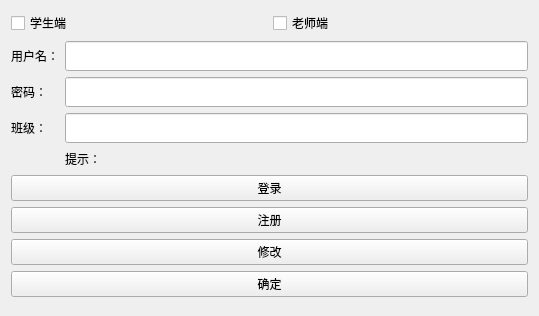
<?xml version="1.0" encoding="UTF-8"?>
<ui version="4.0">
 <class>MathLabLoginWidget</class>
 <widget class="QWidget" name="MathLabLoginWidget">
  <property name="geometry">
   <rect>
    <x>0</x>
    <y>0</y>
    <width>539</width>
    <height>316</height>
   </rect>
  </property>
  <property name="windowTitle">
   <string>MathLabLoginWidget</string>
  </property>
  <layout class="QGridLayout" name="gridLayout">
   <item row="3" column="0">
    <widget class="QLabel" name="label_Class">
     <property name="minimumSize">
      <size>
       <width>0</width>
       <height>30</height>
      </size>
     </property>
     <property name="text">
      <string>班级：</string>
     </property>
    </widget>
   </item>
   <item row="3" column="1">
    <widget class="QLineEdit" name="lineEdit_Class">
     <property name="minimumSize">
      <size>
       <width>0</width>
       <height>30</height>
      </size>
     </property>
    </widget>
   </item>
   <item row="5" column="0" colspan="2">
    <widget class="QPushButton" name="pushButton_login">
     <property name="text">
      <string>登录</string>
     </property>
    </widget>
   </item>
   <item row="7" column="0" colspan="2">
    <widget class="QPushButton" name="pushButton_edit">
     <property name="text">
      <string>修改</string>
     </property>
    </widget>
   </item>
   <item row="6" column="0" colspan="2">
    <widget class="QPushButton" name="pushButton_register">
     <property name="text">
      <string>注册</string>
     </property>
    </widget>
   </item>
   <item row="8" column="0" colspan="2">
    <widget class="QPushButton" name="pushButton_Yes">
     <property name="text">
      <string>确定</string>
     </property>
    </widget>
   </item>
   <item row="1" column="0">
    <widget class="QLabel" name="label">
     <property name="minimumSize">
      <size>
       <width>0</width>
       <height>30</height>
      </size>
     </property>
     <property name="text">
      <string>用户名：</string>
     </property>
    </widget>
   </item>
   <item row="0" column="0" colspan="2">
    <layout class="QHBoxLayout" name="horizontalLayout">
     <item>
      <widget class="QCheckBox" name="checkBox_stu">
       <property name="text">
        <string>学生端</string>
       </property>
      </widget>
     </item>
     <item>
      <widget class="QCheckBox" name="checkBox_tea">
       <property name="text">
        <string>老师端</string>
       </property>
      </widget>
     </item>
    </layout>
   </item>
   <item row="2" column="0">
    <widget class="QLabel" name="label_2">
     <property name="minimumSize">
      <size>
       <width>0</width>
       <height>30</height>
      </size>
     </property>
     <property name="text">
      <string>密码：</string>
     </property>
    </widget>
   </item>
   <item row="1" column="1">
    <widget class="QLineEdit" name="lineEdit_Name">
     <property name="minimumSize">
      <size>
       <width>0</width>
       <height>30</height>
      </size>
     </property>
    </widget>
   </item>
   <item row="2" column="1">
    <widget class="QLineEdit" name="lineEdit_Password">
     <property name="minimumSize">
      <size>
       <width>0</width>
       <height>30</height>
      </size>
     </property>
    </widget>
   </item>
   <item row="4" column="1">
    <widget class="QLabel" name="label_note">
     <property name="maximumSize">
      <size>
       <width>16777215</width>
       <height>20</height>
      </size>
     </property>
     <property name="text">
      <string>提示：</string>
     </property>
    </widget>
   </item>
  </layout>
 </widget>
 <layoutdefault spacing="6" margin="11"/>
 <resources/>
 <connections/>
</ui>
